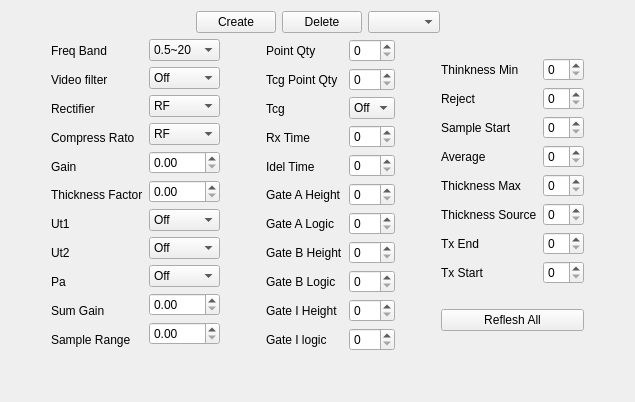
      <widget class="QWidget" name="tabGroup">
       <attribute name="title">
        <string>Group</string>
       </attribute>
       <layout class="QVBoxLayout" name="verticalLayout_22">
        <item>
         <layout class="QHBoxLayout" name="horizontalLayout_16">
          <item>
           <spacer name="horizontalSpacer_10">
            <property name="orientation">
             <enum>Qt::Horizontal</enum>
            </property>
            <property name="sizeHint" stdset="0">
             <size>
              <width>40</width>
              <height>20</height>
             </size>
            </property>
           </spacer>
          </item>
          <item>
           <widget class="QPushButton" name="pushButton">
            <property name="text">
             <string>Create</string>
            </property>
           </widget>
          </item>
          <item>
           <widget class="QPushButton" name="pushButton_2">
            <property name="text">
             <string>Delete</string>
            </property>
           </widget>
          </item>
          <item>
           <widget class="QComboBox" name="comboBox"/>
          </item>
          <item>
           <spacer name="horizontalSpacer_5">
            <property name="orientation">
             <enum>Qt::Horizontal</enum>
            </property>
            <property name="sizeHint" stdset="0">
             <size>
              <width>40</width>
              <height>20</height>
             </size>
            </property>
           </spacer>
          </item>
         </layout>
        </item>
        <item>
         <layout class="QHBoxLayout" name="horizontalLayout_15">
          <item>
           <spacer name="horizontalSpacer_6">
            <property name="orientation">
             <enum>Qt::Horizontal</enum>
            </property>
            <property name="sizeHint" stdset="0">
             <size>
              <width>40</width>
              <height>20</height>
             </size>
            </property>
           </spacer>
          </item>
          <item>
           <layout class="QHBoxLayout" name="horizontalLayout_12">
            <item>
             <layout class="QVBoxLayout" name="verticalLayout_15">
              <item>
               <widget class="QLabel" name="label_27">
                <property name="text">
                 <string>Freq Band</string>
                </property>
               </widget>
              </item>
              <item>
               <widget class="QLabel" name="label_28">
                <property name="text">
                 <string>Video filter</string>
                </property>
               </widget>
              </item>
              <item>
               <widget class="QLabel" name="label_29">
                <property name="text">
                 <string>Rectifier</string>
                </property>
               </widget>
              </item>
              <item>
               <widget class="QLabel" name="label_30">
                <property name="text">
                 <string>Compress Rato</string>
                </property>
               </widget>
              </item>
              <item>
               <widget class="QLabel" name="label_31">
                <property name="text">
                 <string>Gain</string>
                </property>
               </widget>
              </item>
              <item>
               <widget class="QLabel" name="label_32">
                <property name="text">
                 <string>Thickness Factor</string>
                </property>
               </widget>
              </item>
              <item>
               <widget class="QLabel" name="label_33">
                <property name="text">
                 <string>Ut1</string>
                </property>
               </widget>
              </item>
              <item>
               <widget class="QLabel" name="label_34">
                <property name="text">
                 <string>Ut2</string>
                </property>
               </widget>
              </item>
              <item>
               <widget class="QLabel" name="label_35">
                <property name="text">
                 <string>Pa</string>
                </property>
               </widget>
              </item>
              <item>
               <widget class="QLabel" name="label_36">
                <property name="text">
                 <string>Sum Gain</string>
                </property>
               </widget>
              </item>
              <item>
               <widget class="QLabel" name="label_37">
                <property name="text">
                 <string>Sample Range</string>
                </property>
               </widget>
              </item>
             </layout>
            </item>
            <item>
             <layout class="QVBoxLayout" name="verticalLayout_16">
              <item>
               <widget class="QComboBox" name="comboBox_2">
                <item>
                 <property name="text">
                  <string>0.5~20</string>
                 </property>
                </item>
                <item>
                 <property name="text">
                  <string>0.5~2.5</string>
                 </property>
                </item>
                <item>
                 <property name="text">
                  <string>1~5</string>
                 </property>
                </item>
                <item>
                 <property name="text">
                  <string>2~10</string>
                 </property>
                </item>
                <item>
                 <property name="text">
                  <string>4~16</string>
                 </property>
                </item>
                <item>
                 <property name="text">
                  <string>5~20</string>
                 </property>
                </item>
               </widget>
              </item>
              <item>
               <widget class="QComboBox" name="comboBox_3">
                <item>
                 <property name="text">
                  <string>Off</string>
                 </property>
                </item>
                <item>
                 <property name="text">
                  <string>On</string>
                 </property>
                </item>
               </widget>
              </item>
              <item>
               <widget class="QComboBox" name="comboBox_4">
                <item>
                 <property name="text">
                  <string>RF</string>
                 </property>
                </item>
                <item>
                 <property name="text">
                  <string>HW+</string>
                 </property>
                </item>
                <item>
                 <property name="text">
                  <string>HW-</string>
                 </property>
                </item>
                <item>
                 <property name="text">
                  <string>HW</string>
                 </property>
                </item>
               </widget>
              </item>
              <item>
               <widget class="QComboBox" name="comboBox_5">
                <item>
                 <property name="text">
                  <string>RF</string>
                 </property>
                </item>
                <item>
                 <property name="text">
                  <string>HW+</string>
                 </property>
                </item>
                <item>
                 <property name="text">
                  <string>HW-</string>
                 </property>
                </item>
                <item>
                 <property name="text">
                  <string>HW</string>
                 </property>
                </item>
               </widget>
              </item>
              <item>
               <widget class="QDoubleSpinBox" name="doubleSpinBox"/>
              </item>
              <item>
               <widget class="QDoubleSpinBox" name="doubleSpinBox_2"/>
              </item>
              <item>
               <widget class="QComboBox" name="comboBox_6">
                <item>
                 <property name="text">
                  <string>Off</string>
                 </property>
                </item>
                <item>
                 <property name="text">
                  <string>On</string>
                 </property>
                </item>
               </widget>
              </item>
              <item>
               <widget class="QComboBox" name="comboBox_7">
                <item>
                 <property name="text">
                  <string>Off</string>
                 </property>
                </item>
                <item>
                 <property name="text">
                  <string>On</string>
                 </property>
                </item>
               </widget>
              </item>
              <item>
               <widget class="QComboBox" name="comboBox_8">
                <item>
                 <property name="text">
                  <string>Off</string>
                 </property>
                </item>
                <item>
                 <property name="text">
                  <string>On</string>
                 </property>
                </item>
               </widget>
              </item>
              <item>
               <widget class="QDoubleSpinBox" name="doubleSpinBox_3"/>
              </item>
              <item>
               <widget class="QDoubleSpinBox" name="doubleSpinBox_4"/>
              </item>
             </layout>
            </item>
           </layout>
          </item>
          <item>
           <spacer name="horizontalSpacer_7">
            <property name="orientation">
             <enum>Qt::Horizontal</enum>
            </property>
            <property name="sizeHint" stdset="0">
             <size>
              <width>40</width>
              <height>20</height>
             </size>
            </property>
           </spacer>
          </item>
          <item>
           <layout class="QHBoxLayout" name="horizontalLayout_13">
            <item>
             <layout class="QVBoxLayout" name="verticalLayout_17">
              <item>
               <widget class="QLabel" name="label_38">
                <property name="text">
                 <string>Point Qty</string>
                </property>
               </widget>
              </item>
              <item>
               <widget class="QLabel" name="label_39">
                <property name="text">
                 <string>Tcg Point Qty</string>
                </property>
               </widget>
              </item>
              <item>
               <widget class="QLabel" name="label_40">
                <property name="text">
                 <string>Tcg</string>
                </property>
               </widget>
              </item>
              <item>
               <widget class="QLabel" name="label_41">
                <property name="text">
                 <string>Rx Time</string>
                </property>
               </widget>
              </item>
              <item>
               <widget class="QLabel" name="label_42">
                <property name="text">
                 <string>Idel Time</string>
                </property>
               </widget>
              </item>
              <item>
               <widget class="QLabel" name="label_43">
                <property name="text">
                 <string>Gate A Height</string>
                </property>
               </widget>
              </item>
              <item>
               <widget class="QLabel" name="label_44">
                <property name="text">
                 <string>Gate A Logic</string>
                </property>
               </widget>
              </item>
              <item>
               <widget class="QLabel" name="label_45">
                <property name="text">
                 <string>Gate B Height</string>
                </property>
               </widget>
              </item>
              <item>
               <widget class="QLabel" name="label_46">
                <property name="text">
                 <string>Gate B Logic</string>
                </property>
               </widget>
              </item>
              <item>
               <widget class="QLabel" name="label_47">
                <property name="text">
                 <string>Gate I Height</string>
                </property>
               </widget>
              </item>
              <item>
               <widget class="QLabel" name="label_48">
                <property name="text">
                 <string>Gate I logic</string>
                </property>
               </widget>
              </item>
             </layout>
            </item>
            <item>
             <layout class="QVBoxLayout" name="verticalLayout_18">
              <item>
               <widget class="QSpinBox" name="spinBox"/>
              </item>
              <item>
               <widget class="QSpinBox" name="spinBox_2"/>
              </item>
              <item>
               <widget class="QComboBox" name="comboBox_9">
                <item>
                 <property name="text">
                  <string>Off</string>
                 </property>
                </item>
                <item>
                 <property name="text">
                  <string>On</string>
                 </property>
                </item>
               </widget>
              </item>
              <item>
               <widget class="QSpinBox" name="spinBox_4"/>
              </item>
              <item>
               <widget class="QSpinBox" name="spinBox_5"/>
              </item>
              <item>
               <widget class="QSpinBox" name="spinBox_6"/>
              </item>
              <item>
               <widget class="QSpinBox" name="spinBox_7"/>
              </item>
              <item>
               <widget class="QSpinBox" name="spinBox_9"/>
              </item>
              <item>
               <widget class="QSpinBox" name="spinBox_8"/>
              </item>
              <item>
               <widget class="QSpinBox" name="spinBox_10"/>
              </item>
              <item>
               <widget class="QSpinBox" name="spinBox_11"/>
              </item>
             </layout>
            </item>
            <item>
             <spacer name="horizontalSpacer_8">
              <property name="orientation">
               <enum>Qt::Horizontal</enum>
              </property>
              <property name="sizeHint" stdset="0">
               <size>
                <width>40</width>
                <height>20</height>
               </size>
              </property>
             </spacer>
            </item>
           </layout>
          </item>
          <item>
           <layout class="QVBoxLayout" name="verticalLayout_21">
            <item>
             <layout class="QHBoxLayout" name="horizontalLayout_14">
              <item>
               <layout class="QVBoxLayout" name="verticalLayout_19">
                <item>
                 <widget class="QLabel" name="label_49">
                  <property name="text">
                   <string>Thinkness Min</string>
                  </property>
                 </widget>
                </item>
                <item>
                 <widget class="QLabel" name="label_50">
                  <property name="text">
                   <string>Reject</string>
                  </property>
                 </widget>
                </item>
                <item>
                 <widget class="QLabel" name="label_51">
                  <property name="text">
                   <string>Sample Start</string>
                  </property>
                 </widget>
                </item>
                <item>
                 <widget class="QLabel" name="label_52">
                  <property name="text">
                   <string>Average</string>
                  </property>
                 </widget>
                </item>
                <item>
                 <widget class="QLabel" name="label_53">
                  <property name="text">
                   <string>Thickness Max</string>
                  </property>
                 </widget>
                </item>
                <item>
                 <widget class="QLabel" name="label_54">
                  <property name="text">
                   <string>Thickness Source</string>
                  </property>
                 </widget>
                </item>
                <item>
                 <widget class="QLabel" name="label_55">
                  <property name="text">
                   <string>Tx End</string>
                  </property>
                 </widget>
                </item>
                <item>
                 <widget class="QLabel" name="label_56">
                  <property name="text">
                   <string>Tx Start</string>
                  </property>
                 </widget>
                </item>
               </layout>
              </item>
              <item>
               <layout class="QVBoxLayout" name="verticalLayout_20">
                <item>
                 <widget class="QSpinBox" name="spinBox_13"/>
                </item>
                <item>
                 <widget class="QSpinBox" name="spinBox_12"/>
                </item>
                <item>
                 <widget class="QSpinBox" name="spinBox_16"/>
                </item>
                <item>
                 <widget class="QSpinBox" name="spinBox_17"/>
                </item>
                <item>
                 <widget class="QSpinBox" name="spinBox_15"/>
                </item>
                <item>
                 <widget class="QSpinBox" name="spinBox_14"/>
                </item>
                <item>
                 <widget class="QSpinBox" name="spinBox_18"/>
                </item>
                <item>
                 <widget class="QSpinBox" name="spinBox_19"/>
                </item>
               </layout>
              </item>
             </layout>
            </item>
            <item>
             <widget class="QPushButton" name="pushButton_3">
              <property name="text">
               <string>Reflesh All</string>
              </property>
             </widget>
            </item>
           </layout>
          </item>
          <item>
           <spacer name="horizontalSpacer_9">
            <property name="orientation">
             <enum>Qt::Horizontal</enum>
            </property>
            <property name="sizeHint" stdset="0">
             <size>
              <width>40</width>
              <height>20</height>
             </size>
            </property>
           </spacer>
          </item>
         </layout>
        </item>
        <item>
         <spacer name="verticalSpacer_4">
          <property name="orientation">
           <enum>Qt::Vertical</enum>
          </property>
          <property name="sizeHint" stdset="0">
           <size>
            <width>20</width>
            <height>40</height>
           </size>
          </property>
         </spacer>
        </item>
       </layout>
      </widget>
